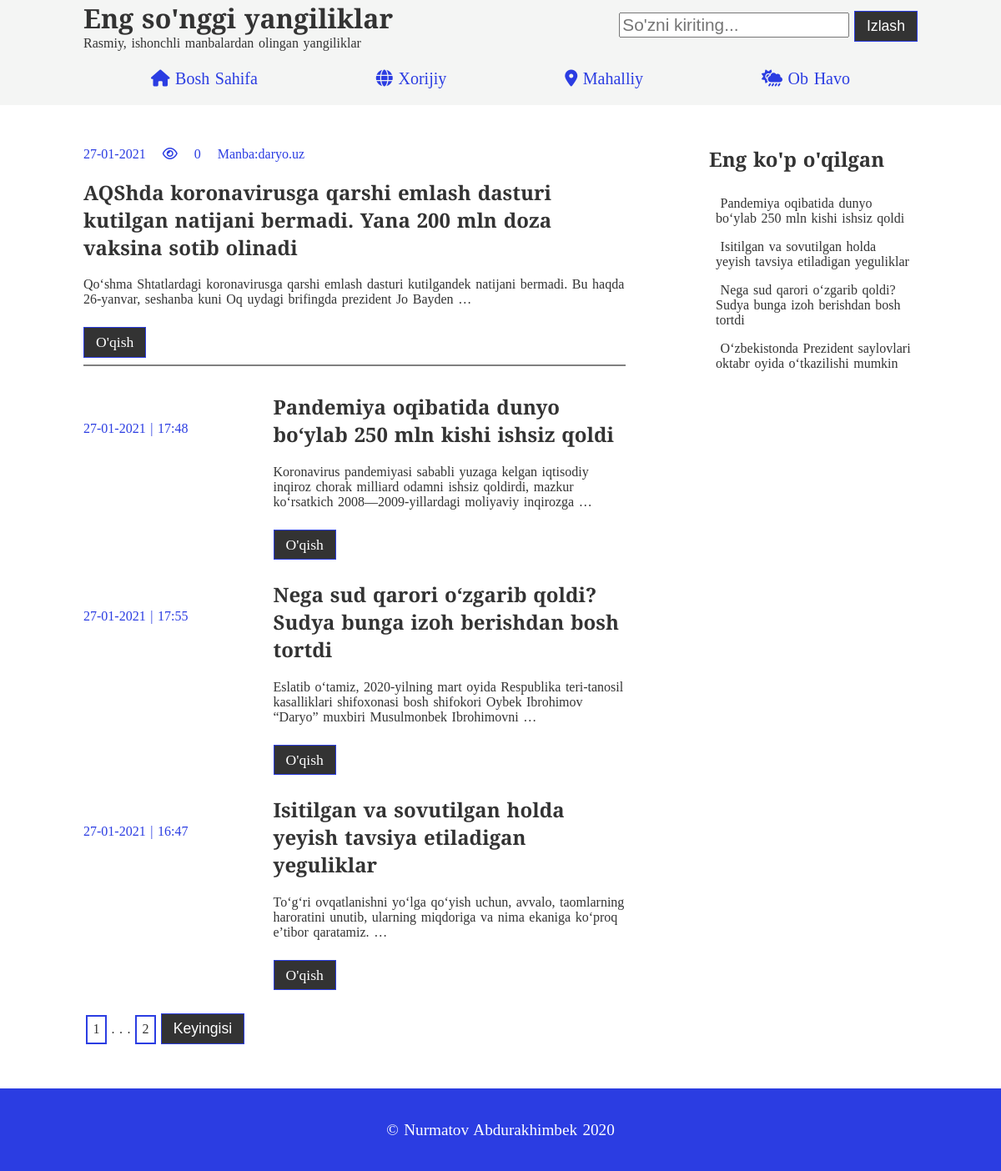
The page / on the database its author committed.
### xabar/models.py (models this page shows, shortened)
class Xabar(models.Model):
    XABAR_HOLATI = (
        ('qoralama', 'Qoralama'),
        ('chop etilgan', 'Chop etilgan')
    )
    TOIFA =(
        ('ichki', 'mahalliy'),
        ('tashqi', 'xorijiy')
    )
    mavzu = models.CharField(max_length=255)
    matn = models.TextField()
    elon_vaqti = models.DateTimeField(default=timezone.now)
    yaratilgan_vaqti = models.DateTimeField(auto_now_add=True)
    yangilangan_vaqti = models.DateTimeField(auto_now=True)
    link_matn = models.SlugField(unique_for_date='elon_vaqti', max_length=255)
    muallif = models.ForeignKey(User, on_delete=models.CASCADE)
    holati = models.CharField(choices=XABAR_HOLATI, default='qoralama', max_length=255)
    korildi = models.IntegerField(default=0)
    image_url = models.CharField(max_length=255)
    toifa = models.CharField(max_length=255, choices=TOIFA)
    objects = models.Manager()
    elon_qilingan = ElonManager()
    class Meta:
        ordering = ['-yaratilgan_vaqti']
        verbose_name = 'Xabarlar'

### xabar/views.py (the view)
# urls.py: path('', views.bosh_sahifa, name='bosh_sahifa'),
def bosh_sahifa(request):
    xabarlar = Xabar.elon_qilingan.all()
    soz = request.GET.get('soz')
    natija = []
    if soz != None:
        for xabar in xabarlar:
            if soz.lower() in xabar.mavzu.lower():
                natija.append(xabar)
        xabarlar = natija
    paginator = Paginator(xabarlar, 4)
    page = request.GET.get('page')
    try:
        xabarlar = paginator.page(page)
    except PageNotAnInteger:
        xabarlar = paginator.page(1)
    except EmptyPage:
        xabarlar = paginator.page(paginator.num_pages)
    context={'xabarlar': xabarlar, 'page': page, 'soz':soz}
    return render(request, 'xabar/bosh_sahifa.html', context )

### xabar/models.py (called while the page is built)
    def get_queryset(self):
        return super(ElonManager, self).get_queryset().filter(holati='chop etilgan')

### xabar/templatetags/xabar_tags.py (called while the page is built)
@register.simple_tag(name="kop_oqilgan")
def eng_kop_oqilgan():
    oqilgan_list = Xabar.objects.all().order_by('-korildi')[:4]
    return oqilgan_list

### xabar/templates/xabar/bosh_sahifa.html (shortened to what this page needs)
{% extends 'asos.html' %}
{% load static %}
{% block content %}
<div class="main-box">
    {% for xabar in xabarlar %}
    {% if forloop.counter == 1 %}
    <div class="large-box">
        <p
            class="date">{{xabar.yangilangan_vaqti|date:'d-m-Y'}}  <i class="far fa-eye"></i> {{xabar.korildi}}  Manba:{{xabar.muallif}}</p>
        <h2>{{xabar.mavzu}}</h2>
        <p>{{xabar.matn|truncatewords:20}}</p>
        <a href="{% url 'xabar:info' xabar.id %}" class="btn">O'qish</a>
    </div>
    {% else %}
    <div class="small-box">
        <div class="image-box">
            <p class="date">{{xabar.yangilangan_vaqti|date:'d-m-Y | H:i'}}</p>
        </div>
        <div class="text-box">
            <h2>{{xabar.mavzu}}</h2>
            <p>{{xabar.matn|truncatewords:17}}</p>
            <a href="{% url 'xabar:info' xabar.id %}" class="btn">O'qish</a>
        </div>
    </div>
    {% endif %}
    {% endfor %}
    {% include 'xabar/sahifalash.html' with page=xabarlar %}
</div>
{% endblock content %}

### xabar/templates/asos.html (shortened to what this page needs)
{% load static %}
{% load xabar_tags %}
<!DOCTYPE html>
<html lang="en">
<head>
    <link rel="stylesheet" href="{% static 'css/style.css' %}">
</head>
<body>
    <header>
        <nav class="navbar">
            <div class="name-search">
                <div>
                    <h1>Eng so'nggi yangiliklar</h1>
                    <p>Rasmiy, ishonchli manbalardan olingan yangiliklar</p>
                </div>
                <form action="{% url 'xabar:bosh_sahifa' %}">
                    <input type="text" name="soz" placeholder="So'zni kiriting...">
                    <button class="btn" id="izlash" value="izlash">Izlash</button>
                </form>
            </div>
            {% with xorijiy='tashqi' mahalliy='ichki' %}
            <ul>
                <li class="nav-link"><a href="{% url 'xabar:bosh_sahifa' %}"><i class="fas fa-home"></i> Bosh sahifa</a>
                </li>
                <li class="nav-link"><a href="{% url 'xabar:toifa' xorijiy %}"><i class="fas fa-globe"></i> Xorijiy</a>
                </li>
                <li class="nav-link"><a href="{% url 'xabar:toifa' mahalliy %}"><i class="fas fa-map-marker-alt"></i>
                        Mahalliy</a></li>
                <li class="nav-link"><a href="{% url 'xabar:ob-havo' %}"><i class="fas fa-cloud-sun-rain"></i> Ob
                        havo</a></li>
            </ul>
            {% endwith %}
        </nav>
    </header>
    <div class="container">
        <div class="content">
            {% block content %}
            {% endblock content %}
            <div class="aside-boxes">
                <div class="aside box2">
                    <h2>Eng ko'p o'qilgan</h2>
                    <ul class="aside-list">
                        {% kop_oqilgan as xabarlar %}
                        {% for yangilik in xabarlar%}
                        {% if yangilik.id == xabar.id %}
                        {% else %}
                        <li>
                            <a class="offer_links" href="{% url 'xabar:info' yangilik.id %}">{{yangilik.mavzu}}</a>
                        </li>
                        {% endif %}
                        {% empty %}
                        Hozircha yangiliklar yo'q
                        {% endfor %}
                    </ul>
                </div>
            </div>
        </div>
    </div>
    <footer>
        <div class="footer-content">
            <p>&COPY; Nurmatov Abdurakhimbek 2020</p>
        </div>
    </footer>
</body>
</html>

### static/css/style.css (style rules this page uses)
:root { --primary: #ddd; --dark: #333; --light: #fff; }
body { font-family: 'Arvo', serif; background: var(--light); word-spacing: 0.1rem; color:var(--dark); margin: 0; padding: 0; overflow-x: hidden; }
.container { max-width: 1000px; width: 95%; margin: 0 auto; margin-top: 1em; }
header { background:rgb(244, 245, 244); position: sticky; left: 0; top:0; }
.name-search { display:flex; justify-content: space-between; }
.name-search form { margin: 0.8em 0; }
.btn { padding: 0.4em 0.8em; background: var(--dark); color: var(--light); text-decoration: none; border: rgb(43, 61, 226) solid 1px; font-size: 1.1rem; }
.btn { cursor: pointer; }
.navbar { max-width: 1000px; width: 95%; margin: 0 auto; display: flex; flex-direction: column; justify-content: center; position: relative; }
.navbar input[type='text'] { font-size: 1.3rem; }
.navbar h1 { margin-top: 0; margin-bottom:0; font-size: 2rem }
.navbar p { margin-top: 0; margin-bottom: 0; font-size: 1rem; }
.navbar ul { box-sizing: border-box; display: flex; justify-content: space-around; list-style: none; font-size: 1.25rem; margin-bottom: 0.5em; margin-top: 0.5em; padding: 0.5em; box-sizing: border-box; }
.nav-link a { text-decoration: none; color:rgb(43, 61, 226); text-transform: capitalize; }
footer { margin-top: 50px; width: 100%; background-color: rgb(43, 61, 226); text-align: center; }
.footer-content { max-width: 1000px; width: 95%; margin: 0 auto; background-color: rgb(43, 61, 226); color: white; box-sizing: border-box; font-size: 1.2em; padding: 1em; }
.date { color:rgb(43, 61, 226); }
.main-box { width: 65%; }
.aside-boxes { width: 25%; }
.content { display: flex; justify-content: space-between; margin-bottom: 2em; }
.content h2+p { margin-bottom: 2em; }
.large-box { padding-bottom: 1em; margin-bottom: 2em; border-bottom: gray solid 2px; }
.large-box img+p { word-spacing: 1em; }
.small-box { display: flex; justify-content: space-between; margin-bottom: 2em; }
.small-box h2 { margin-top: 0; }
.image-box { width: 30%; }
.text-box { width: 65%; }
.aside-list { padding: 0; list-style: none; }
.aside-list li { padding:0.5em; }
.aside-list a { text-decoration: none; color: var(--dark); }

### rows shown on the page
Xabar: yangilangan_vaqti "27-01-2021", korildi "0", muallif "daryo.uz", mavzu "AQShda koronavirusga qarshi emlash dasturi kutilgan natijani bermadi. Yana 200 mln doza vaksina sotib olinadi", matn "Qo‘shma Shtatlardagi koronavirusga qarshi emlash dasturi kutilgandek natijani bermadi. Bu haqda 26-yanvar, seshanba kuni Oq uydagi brifingda prezident Jo Bayden …"
Xabar: yangilangan_vaqti|H "27-01-2021 | 17:48", mavzu "Pandemiya oqibatida dunyo bo‘ylab 250 mln kishi ishsiz qoldi", matn "Koronavirus pandemiyasi sababli yuzaga kelgan iqtisodiy inqiroz chorak milliard odamni ishsiz qoldirdi, mazkur ko‘rsatkich 2008—2009-yillardagi moliyaviy inqirozga …"
Xabar: yangilangan_vaqti|H "27-01-2021 | 17:55", mavzu "Nega sud qarori o‘zgarib qoldi? Sudya bunga izoh berishdan bosh tortdi", matn "Eslatib o‘tamiz, 2020-yilning mart oyida Respublika teri-tanosil kasalliklari shifoxonasi bosh shifokori Oybek Ibrohimov “Daryo” muxbiri Musulmonbek Ibrohimovni …"
Xabar: yangilangan_vaqti|H "27-01-2021 | 16:47", mavzu "Isitilgan va sovutilgan holda yeyish tavsiya etiladigan yeguliklar", matn "To‘g‘ri ovqatlanishni yo‘lga qo‘yish uchun, avvalo, taomlarning haroratini unutib, ularning miqdoriga va nima ekaniga ko‘proq e’tibor qaratamiz. …"
Xabar: mavzu "O‘zbekistonda Prezident saylovlari oktabr oyida o‘tkazilishi mumkin"

### other values the page prints
{{ page.number }} "1"
{{ page.paginator.num_pages }} "2"
